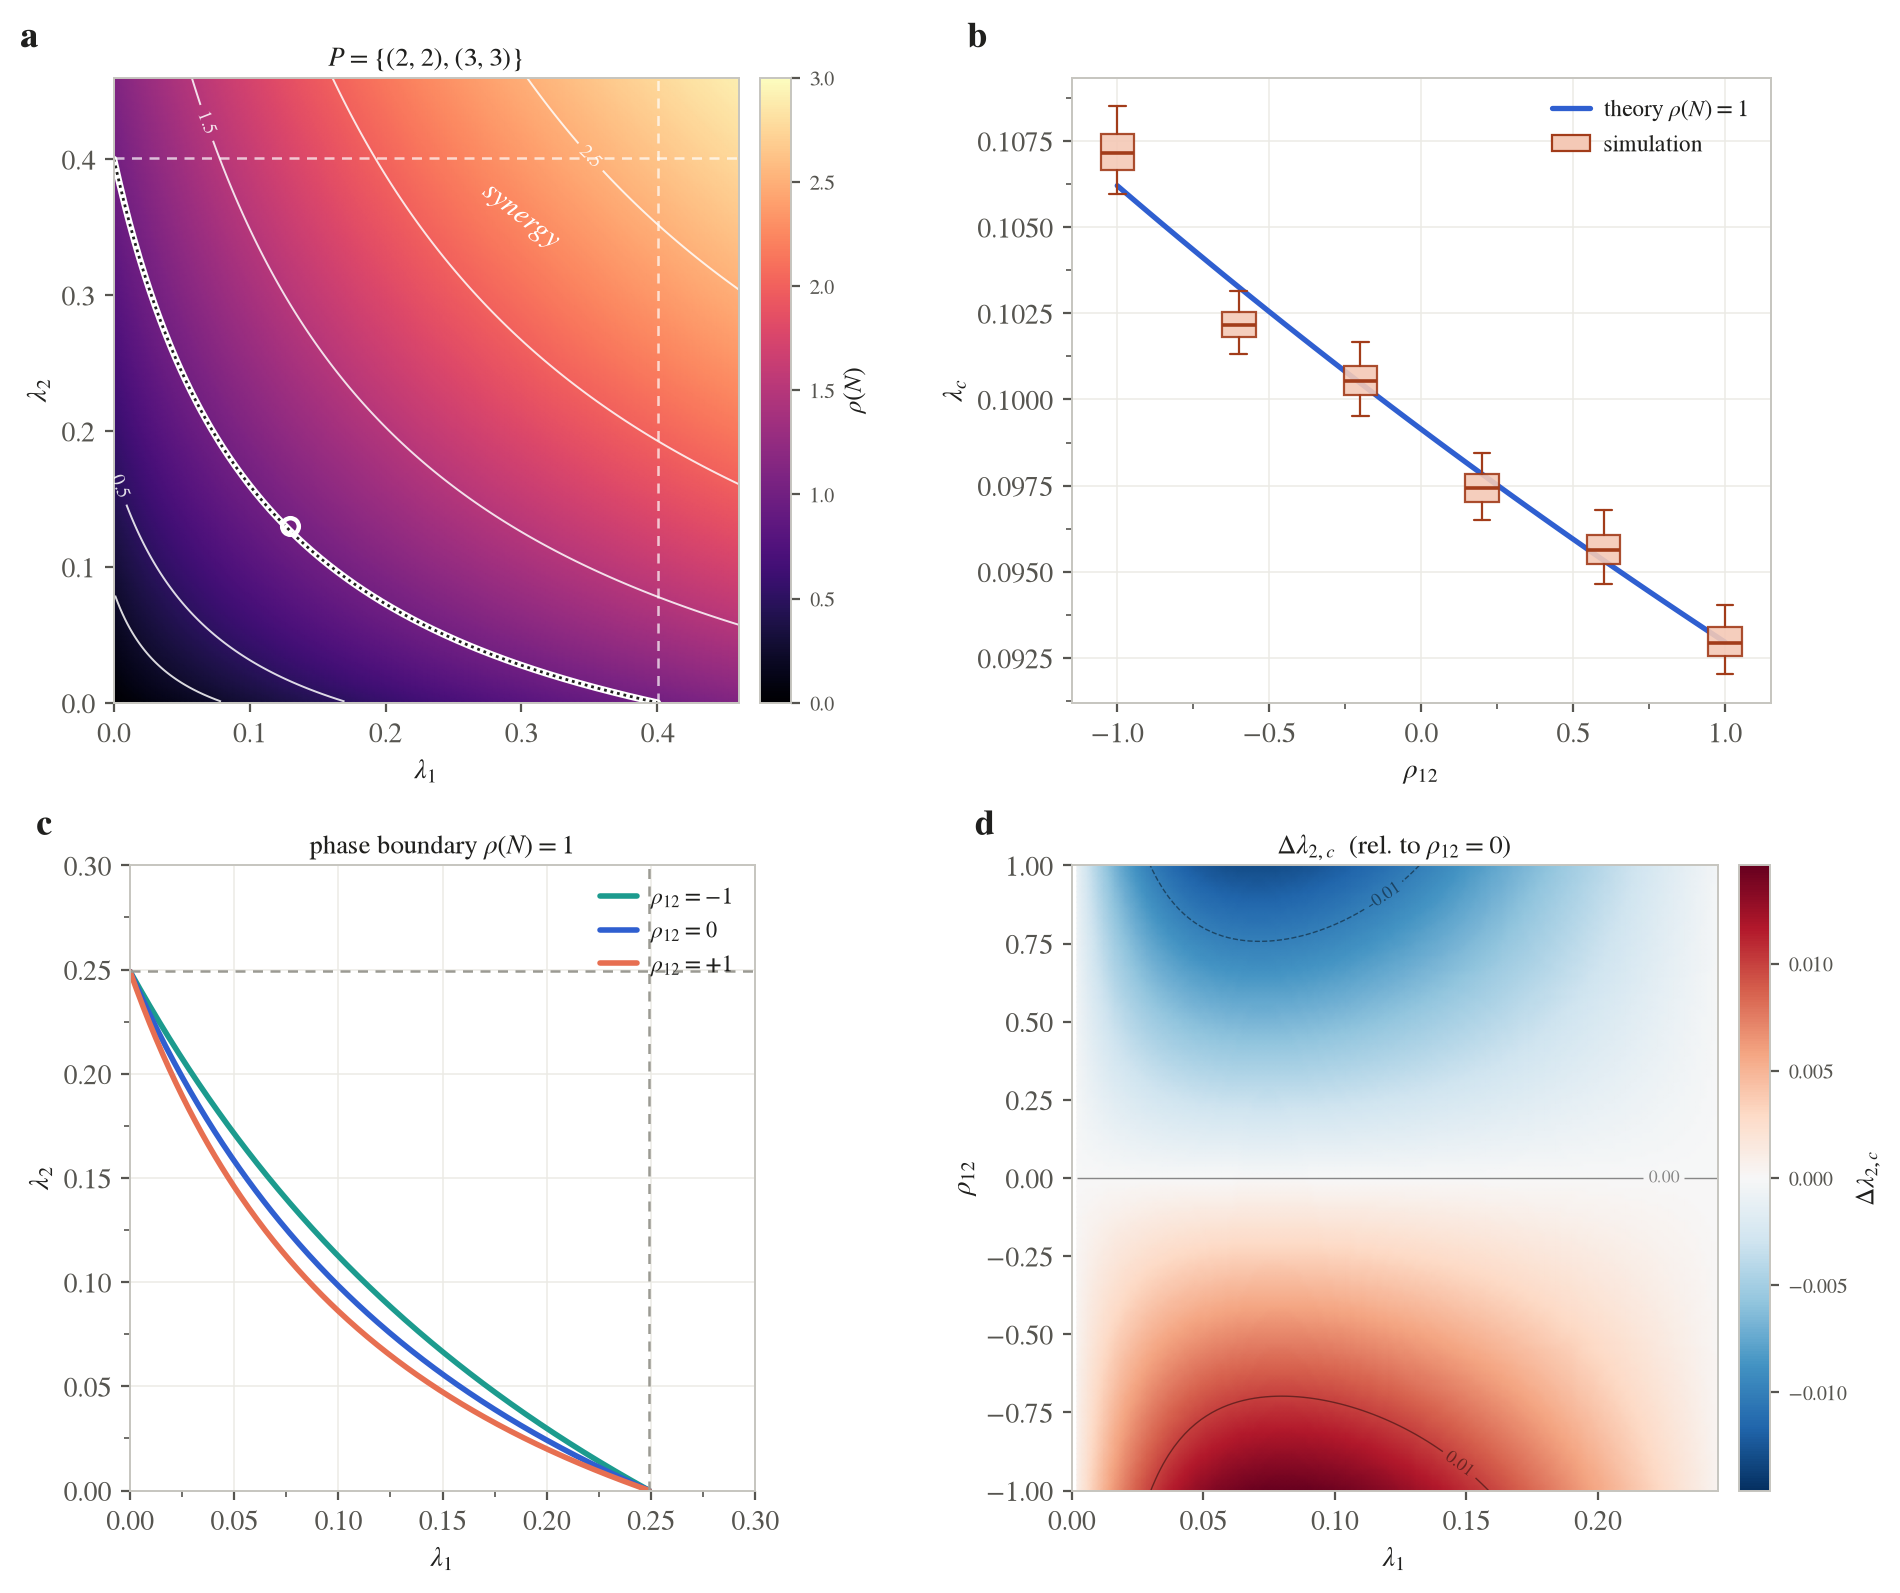

This chart was generated by the following Python code:
"""Figure 3 (central result): the epidemic threshold as a phase portrait.

With a per-layer rate the condition rho(N)=1 is a curve in the (lambda_1,lambda_2)
plane, not a point. Four panels:
  (a) rho(N) over the plane for the anchor family, magma heatmap + white
      contours, the rho(N)=1 boundary, the single-layer lines N_aa=1, and the
      synergy wedge between them (each layer subcritical alone, together not);
  (b) lambda_c(rho12) for the fixed-marginal {2,4} family: exact rho(N)=1 curve
      vs a bootstrap of the direct Gillespie measurement (cached);
  (c) the rho(N)=1 boundary at rho12 = -1, 0, +1 -- correlation slides it in;
  (d) Delta lambda_2,c(lambda_1, rho12), how far correlation moves the critical
      layer-2 rate relative to the uncorrelated case, as a signed surface.

All theory is the spectral radius of N (exact, cheap); the simulation in (b) is
read from figure4_data.json.
"""
import json
import numpy as np
import matplotlib as mpl
import matplotlib.pyplot as plt
from matplotlib.ticker import AutoMinorLocator
from matplotlib.patches import Patch
from scipy.optimize import brentq

from theory import next_gen_matrix, spectral_radius, cascade_C, degree_moments, lambda_c_rho
from figure4_rho12 import bootstrap_lc

INK, SEC, MUTED = "#20201e", "#565550", "#9b9a93"
TEAL, CORAL, BLUE = "#1C9B8E", "#E76F51", "#2F5FD0"
MED = "#a23c1a"
P_ANCHOR = {(2, 2): 0.5, (3, 3): 0.5}
M = (3, 3)


def Pf(r):
    tab = [((2, 2), (1 + r) / 4), ((4, 4), (1 + r) / 4),
           ((2, 4), (1 - r) / 4), ((4, 2), (1 - r) / 4)]
    return {k: p for k, p in tab if p > 1e-12}


def rho2(P, l1, l2):
    return spectral_radius(next_gen_matrix(P, M, 1.0, w=np.array([l1, l2])))


def lc_alone(P, a):
    mk, cr = degree_moments(P, 2)
    X = cr[a, a] / mk[a] - 1.0
    return brentq(lambda L: cascade_C(M[a], L, 1) * X - 1.0, 1e-9, 60, xtol=1e-14)


def crit_curve(P, l1s):
    out = []
    for l1 in l1s:
        try:
            out.append(brentq(lambda x: rho2(P, l1, x) - 1.0, 1e-12, 80, xtol=1e-13))
        except ValueError:
            out.append(np.nan)
    return np.array(out)


def rho_grid(P, gv):
    Z = np.empty((len(gv), len(gv)))
    for iy, l2 in enumerate(gv):
        for ix, l1 in enumerate(gv):
            Z[iy, ix] = rho2(P, l1, l2)
    return Z


def main():
    mpl.rcParams.update({
        "figure.dpi": 140, "savefig.dpi": 340,
        "font.family": "STIXGeneral", "mathtext.fontset": "stix", "font.size": 10,
        "axes.edgecolor": "#c6c5bf", "axes.linewidth": 0.7, "axes.labelcolor": INK,
        "axes.labelpad": 3.0, "text.color": INK,
        "xtick.color": SEC, "ytick.color": SEC,
        "xtick.major.size": 3.2, "ytick.major.size": 3.2,
        "axes.axisbelow": True, "legend.frameon": False,
        "lines.solid_capstyle": "round",
    })
    fig, ((axA, axB), (axC, axD)) = plt.subplots(2, 2, figsize=(9.5, 8.0))
    fig.subplots_adjust(left=0.082, right=0.965, bottom=0.072, top=0.955,
                        wspace=0.40, hspace=0.26)

    def tag(ax, s):
        ax.text(-0.15, 1.035, s, transform=ax.transAxes, fontsize=13,
                fontweight="bold", va="bottom", ha="left", color=INK)

    def minor(ax):
        ax.xaxis.set_minor_locator(AutoMinorLocator(2))
        ax.yaxis.set_minor_locator(AutoMinorLocator(2))
        ax.tick_params(which="both", top=False, right=False)

    # ================================================== (a) anchor phase portrait
    hi = 0.46
    gv = np.linspace(0.001, hi, 260)
    Za = rho_grid(P_ANCHOR, gv)
    lc1, lc2 = lc_alone(P_ANCHOR, 0), lc_alone(P_ANCHOR, 1)
    l1 = np.linspace(1e-4, lc1 * 0.9995, 320)
    cur = crit_curve(P_ANCHOR, l1)
    im = axA.pcolormesh(gv, gv, Za, cmap="magma", vmin=0, vmax=3.0,
                        shading="gouraud", rasterized=True)
    cs = axA.contour(gv, gv, Za, levels=[0.25, 0.5, 1.0, 1.5, 2.0, 2.5],
                     colors="white", linewidths=0.7, alpha=0.85)
    axA.clabel(cs, [0.5, 1.5, 2.5], fmt="%.1f", fontsize=7, colors="white")
    axA.plot(l1, cur, color="white", lw=2.4)
    axA.plot(l1, cur, color=INK, lw=1.0, ls=(0, (1, 1.4)))
    axA.axvline(lc1, color="white", lw=0.9, ls=(0, (4, 3)), alpha=0.7)
    axA.axhline(lc2, color="white", lw=0.9, ls=(0, (4, 3)), alpha=0.7)
    axA.plot([0.13], [0.13], "o", ms=6, mfc="none", mec="white", mew=1.6)
    axA.text(0.30, 0.335, "synergy", color="white", fontsize=10.5, style="italic",
             ha="center", rotation=-38)
    axA.set_xlim(0, hi); axA.set_ylim(0, hi); axA.set_aspect("equal")
    axA.set_xlabel(r"$\lambda_1$"); axA.set_ylabel(r"$\lambda_2$")
    axA.set_title(r"$P=\{(2,2),(3,3)\}$", fontsize=9.6, pad=4)
    cb = fig.colorbar(im, ax=axA, fraction=0.046, pad=0.03)
    cb.set_label(r"$\rho(N)$", fontsize=9); cb.ax.tick_params(labelsize=7.5)
    tag(axA, "a")

    # ==================================== (b) lambda_c(rho12): theory vs bootstrap
    d4 = json.load(open("figure4_data.json"))
    rhos = np.linspace(-1, 1, 41)
    lc_th = np.array([lambda_c_rho(Pf(r), M) for r in rhos])
    xs = np.array(d4["rho_sim"])
    lams_all = [np.array(v) for v in d4["lams_all"]]
    y_all = [np.array(v) for v in d4["y_all"]]
    ye_all = [np.array(v) for v in d4["ye_all"]]
    rng = np.random.default_rng(2024)
    boots = [bootstrap_lc(lams_all[i], y_all[i], ye_all[i], B=4000, rng=rng)
             for i in range(len(xs))]
    axB.plot(rhos, lc_th, "-", color=BLUE, lw=1.9, zorder=2, label=r"theory $\rho(N)=1$")
    bp = axB.boxplot(boots, positions=xs, widths=0.11, patch_artist=True,
                     whis=(5, 95), showfliers=False, showcaps=True,
                     manage_ticks=False, zorder=4,
                     medianprops=dict(color=MED, lw=1.3),
                     boxprops=dict(lw=0.8, edgecolor=MED),
                     whiskerprops=dict(color=MED, lw=0.8),
                     capprops=dict(color=MED, lw=0.8))
    for p in bp["boxes"]:
        p.set_facecolor("#f4c9b6"); p.set_alpha(0.9)
    axB.set_xlim(-1.15, 1.15); axB.set_xticks([-1, -0.5, 0, 0.5, 1])
    axB.set_xlabel(r"$\rho_{12}$"); axB.set_ylabel(r"$\lambda_c$")
    minor(axB); axB.grid(True, color="#ecebe5", lw=0.55)
    axB.legend([axB.lines[0], Patch(facecolor="#f4c9b6", edgecolor=MED, lw=0.8)],
               [r"theory $\rho(N)=1$", "simulation"], loc="upper right",
               fontsize=8.4, handlelength=1.6, handletextpad=0.6, labelspacing=0.5)
    tag(axB, "b")

    # ==================================== (c) phase boundary shift by rho12
    lcA = lc_alone(Pf(0.0), 0)
    hi2 = 0.30
    l1b = np.linspace(1e-4, lcA * 0.9995, 320)
    for r, col, lab in [(-1.0, TEAL, r"$\rho_{12}=-1$"),
                        (0.0, BLUE, r"$\rho_{12}=0$"),
                        (1.0, CORAL, r"$\rho_{12}=+1$")]:
        axC.plot(l1b, crit_curve(Pf(r), l1b), color=col, lw=2.0, label=lab)
    axC.axvline(lcA, color=MUTED, lw=0.9, ls=(0, (4, 3)))
    axC.axhline(lcA, color=MUTED, lw=0.9, ls=(0, (4, 3)))
    axC.set_xlim(0, hi2); axC.set_ylim(0, hi2); axC.set_aspect("equal")
    axC.set_xlabel(r"$\lambda_1$"); axC.set_ylabel(r"$\lambda_2$")
    axC.set_title(r"phase boundary $\rho(N)=1$", fontsize=9.6, pad=4)
    minor(axC); axC.grid(True, color="#ecebe5", lw=0.55)
    axC.legend(loc="upper right", fontsize=8.4, handlelength=1.6,
               handletextpad=0.6, labelspacing=0.45)
    tag(axC, "c")

    # ==================================== (d) Delta lambda2,c(lambda1, rho12)
    rr = np.linspace(-1, 1, 120)
    l1d = np.linspace(0.002, lcA * 0.985, 120)
    base = crit_curve(Pf(0.0), l1d)
    D = np.array([crit_curve(Pf(r), l1d) - base for r in rr])
    vmax = np.nanmax(np.abs(D))
    imd = axD.pcolormesh(l1d, rr, D, cmap="RdBu_r", vmin=-vmax, vmax=vmax,
                         shading="gouraud", rasterized=True)
    csd = axD.contour(l1d, rr, D, levels=[-0.01, 0.0, 0.01], colors="k",
                      linewidths=0.5, alpha=0.45)
    axD.clabel(csd, fmt="%.2f", fontsize=6.5)
    axD.set_xlim(0, lcA * 0.985); axD.set_ylim(-1, 1)
    axD.set_xlabel(r"$\lambda_1$"); axD.set_ylabel(r"$\rho_{12}$")
    axD.set_title(r"$\Delta\lambda_{2,c}$  (rel. to $\rho_{12}{=}0$)", fontsize=9.6, pad=4)
    cbd = fig.colorbar(imd, ax=axD, fraction=0.046, pad=0.03)
    cbd.set_label(r"$\Delta\lambda_{2,c}$", fontsize=9); cbd.ax.tick_params(labelsize=7.5)
    tag(axD, "d")

    fig.savefig("figure3_phase.pdf", bbox_inches="tight")
    fig.savefig("figure3_phase.png", bbox_inches="tight", dpi=200)
    joint = crit_curve(P_ANCHOR, [lc1 * 0.99999])[0]
    print("saved figure3_phase.png/.pdf")
    print(f"anchor lc_alone={lc1:.5f} joint={lambda_c_rho(P_ANCHOR,M):.5f} "
          f"({(1-lambda_c_rho(P_ANCHOR,M)/lc1)*100:.1f}% below)")
    print(f"{{2,4}} lc_alone={lcA:.5f}; theory drop {(1-lc_th[-1]/lc_th[0])*100:.1f}%")


if __name__ == "__main__":
    main()
